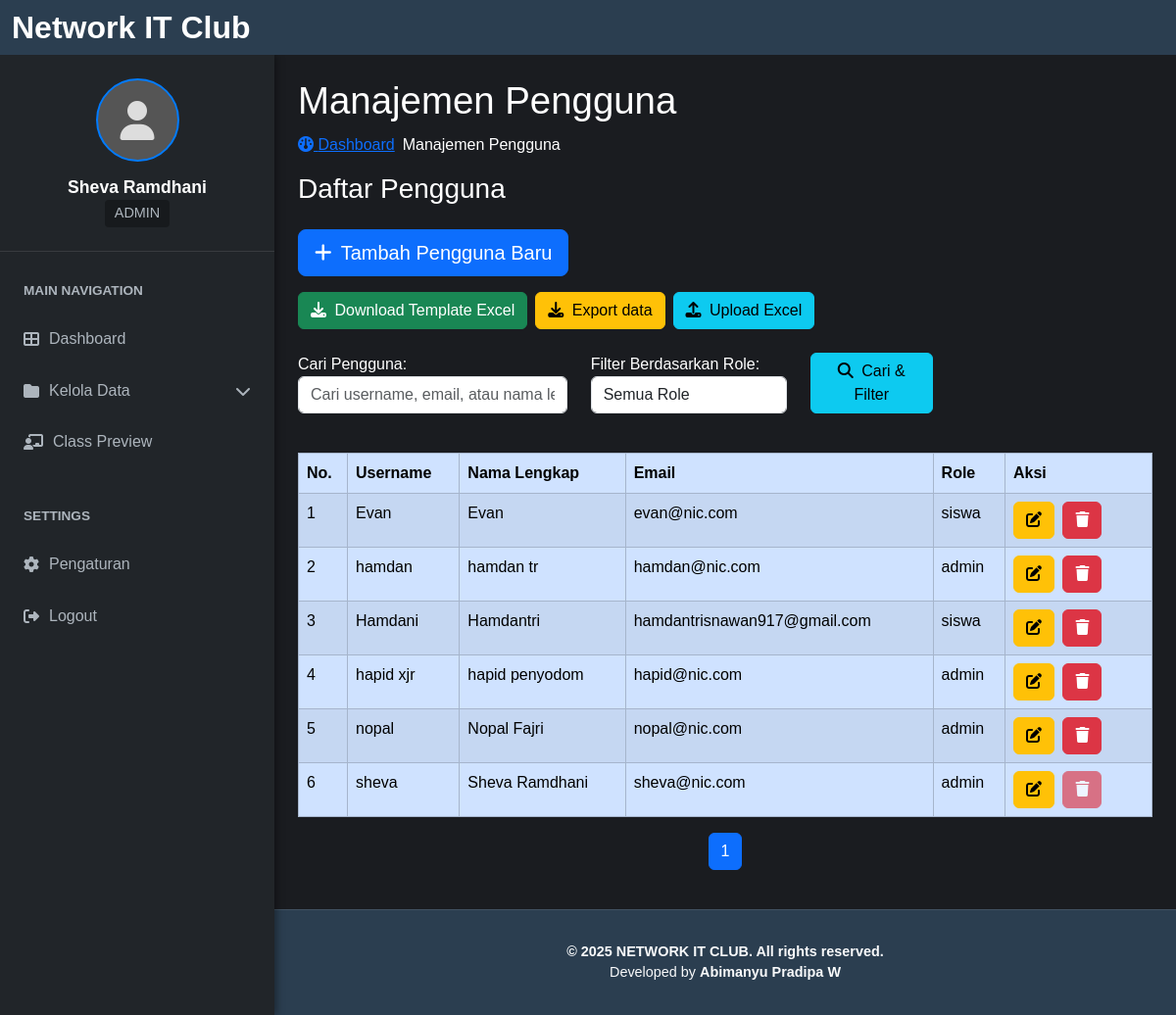
Screenshot of /dashboard/users/index.php (signed in) with the database file from the repository.
### tables this page shows
CREATE TABLE `users` (
  `id` int(11) NOT NULL,
  `username` varchar(50) NOT NULL,
  `password` varchar(255) NOT NULL,
  `email` varchar(100) NOT NULL,
  `role` enum('admin','teknisi','siswa','developer') NOT NULL,
  `full_name` varchar(100) DEFAULT NULL,
  `photo` varchar(255) DEFAULT NULL,
  `kelas` enum('X','XI','XII') DEFAULT NULL,
  `jurusan` enum('TEKNIK KOMPUTER DAN JARINGAN','TEKNIK PENGELASAN','TEKNIK PEMESINAN','TEKNK INSTALASI TENAGA LISTRIK','TEKNIK KENDARAAN RINGAN','BROADCASTING DAN PERFILEMAN','DESAIN KOMUNIKASI VISUAL','PEMASARAN') DEFAULT NULL,
  `create_at` datetime NOT NULL DEFAULT current_timestamp(),
  `session_id` varchar(255) DEFAULT NULL,
  `phone_number` varchar(50) DEFAULT NULL
);

### dashboard/users/index.php (the view, shortened to what this page needs)
<?php
include '../dashboard_header.php';
include '../../includes/inc_koneksi.php';
$search_query = isset($_GET['search']) ? htmlspecialchars($_GET['search']) : '';
$filter_role = isset($_GET['role']) ? htmlspecialchars($_GET['role']) : '';
$sql_conditions = [];
$bind_params = [];
$bind_types = '';
if ($_SESSION['role'] === 'admin') {
    $sql_conditions[] = "role != 'developer'";
}
$where_clause = '';
if (!empty($sql_conditions)) {
    $where_clause = " WHERE " . implode(' AND ', $sql_conditions);
}
$records_per_page = 10;
$current_page = isset($_GET['page']) && is_numeric($_GET['page']) ? (int)$_GET['page'] : 1;
$offset = ($current_page - 1) * $records_per_page;
$count_sql = "SELECT COUNT(id) AS total_records FROM users" . $where_clause;
$count_stmt = $koneksi->prepare($count_sql);
if ($count_stmt === false) {
    $error_message = "Gagal menyiapkan statement count: " . $koneksi->error;
    $total_records = 0;
} else {
    $count_stmt->execute();
    $count_result = $count_stmt->get_result();
    $total_records = $count_result->fetch_assoc()['total_records'];
}
$total_pages = ceil($total_records / $records_per_page);
$sql = "SELECT id, username, email, full_name, role FROM users" . $where_clause . " ORDER BY username ASC LIMIT ?, ?";
$stmt = $koneksi->prepare($sql);
if ($stmt === false) {
    $error_message = "Gagal menyiapkan statement utama: " . $koneksi->error;
} else {
    $final_bind_types = $bind_types . 'ii';
    $final_bind_params = array_merge($bind_params, [$offset, $records_per_page]);
    $stmt->bind_param($final_bind_types, ...$final_bind_params);
    $stmt->execute();
    $result = $stmt->get_result();
}
?>
<main class="content-wrapper">
    <section class="content-header">
        <h1>Manajemen Pengguna</h1>
        <ol class="breadcrumb gap-2">
            <li><a href="../../index.php"><i class="fa fa-dashboard"></i> Dashboard</a></li>
            <li class="active">Manajemen Pengguna</li>
        </ol>
    </section>
    <section class="content">
        <div class="box">
            <div class="box-header with-border">
                <h3 class="box-title">Daftar Pengguna</h3>
                <div class="box-tools pull-right">
                    <a href="add.php" class="btn btn-primary btn-lg mb-3 mt-3"><i class="fa fa-plus me-1"></i> Tambah Pengguna Baru</a>
                </div>
            </div>
            <div class="mb-4 justify-content-start d-flex">
                <a href="download_template.php" class="btn btn-success me-2 btn-l">
                    <i class="fa fa-download me-1"></i> Download Template Excel
                </a>
                <a href="export_users.php?<?php echo http_build_query(['search' => $search_query, 'role' => $filter_role]); ?>" class="btn btn-warning me-2 btn-l">
                    <i class="fa fa-download me-1"></i> Export data
                </a>
                <a href="import_users.php" class="btn btn-info btn-l">
                    <i class="fa fa-upload me-1"></i> Upload Excel
                </a>
            </div>
            <div class="box-body">
                <form method="GET" action="" class="mb-4">
                    <div class="row">
                        <div class="col-md-4 mb-3 h-100">
                            <label for="search">Cari Pengguna:</label>
                            <input type="text" class="form-control" id="search" name="search" placeholder="Cari username, email, atau nama lengkap..." value="<?php echo $search_query; ?>">
                        </div>
                        <div class="col-md-3 mb-3">
                            <label for="role_filter">Filter Berdasarkan Role:</label>
                            <select class="form-control" id="role_filter" name="role">
                                <option value="all" <?php echo ($filter_role == 'all') ? 'selected' : ''; ?>>Semua Role</option>
                            </select>
                        </div>
                        <div class="col-md-2 d-flex align-items-end mb-3">
                            <button type="submit" class="btn btn-info btn-block"><i class="fa fa-search me-1"></i> Cari & Filter</button>
                        </div>
                    </div>
                </form>
                <?php if (isset($result) && $result->num_rows > 0): ?>
                <div class="table-responsive">
                    <table class="table table-bordered table-striped table-primary">
                        <thead>
                            <tr>
                                <th style="width: 50px;">No.</th>
                                <th>Username</th>
                                <th>Nama Lengkap</th>
                                <th>Email</th>
                                <th>Role</th>
                                <th style="width: 150px;">Aksi</th>
                            </tr>
                        </thead>
                        <tbody>
                            <?php $no = $offset + 1;  ?>
                            <?php while($row = $result->fetch_assoc()): ?>
                                <tr>
                                    <td><?php echo $no++; ?></td>
                                    <td><?php echo htmlspecialchars($row['username']); ?></td>
                                    <td><?php echo htmlspecialchars($row['full_name']); ?></td>
                                    <td><?php echo htmlspecialchars($row['email']); ?></td>
                                    <td><?php echo htmlspecialchars($row['role']); ?></td>
                                    <td>
                                        <a href="edit.php?id=<?php echo $row['id']; ?>" class="btn btn-warning btn-xs me-1" title="Edit Pengguna"><i class="fa fa-edit"></i></a>
                                        <?php
                                        $can_delete = true;
                                        if ($row['id'] == $_SESSION['user_id']) {
                                            $can_delete = false;
                                        }
                                        ?>
                                        <?php if ($can_delete): ?>
                                            <a href="delete.php?id=<?php echo $row['id']; ?>" class="btn btn-danger btn-xs"
                                                onclick="return confirm('Apakah Anda yakin ingin menghapus pengguna <?php echo htmlspecialchars($row['username']); ?>? Ini tidak dapat dibatalkan!');"
                                                title="Hapus Pengguna">
                                                <i class="fa fa-trash"></i>
                                            </a>
                                        <?php else: ?>
                                            <button class="btn btn-danger btn-xs" disabled title="Tidak dapat menghapus pengguna ini"><i class="fa fa-trash"></i></button>
                                        <?php endif; ?>
                                    </td>
                                </tr>
                            <?php endwhile; ?>
                        </tbody>
                    </table>
                </div>
                <nav>
                    <ul class="pagination justify-content-center">
                        <?php for ($i = 1; $i <= $total_pages; $i++): ?>
                            <li class="page-item <?php echo ($i == $current_page) ? 'active' : ''; ?>">
                                <a class="page-link" href="?page=<?php echo $i; ?>&search=<?php echo $search_query; ?>&role=<?php echo $filter_role; ?>">
                                    <?php echo $i; ?>
                                </a>
                            </li>
                        <?php endfor; ?>
                    </ul>
                </nav>
                <?php else: ?>
                    <div class="alert alert-info" role="alert">
                        Tidak ada data pengguna yang tersedia dengan kriteria pencarian/filter tersebut.
                    </div>
                <?php endif; ?>
            </div>
        </div>
    </section>
</main>
<?php
include '../dashboard_footer.php';
?>

### css/dashboard.css (style rules this page uses)
:root { --sidebar-width: 280px; --navbar-height: 56px; --footer-height: 60px; --header-bg: #2b3e50; --sidebar-bg: #212529; --main-content-bg: #1a1c20; --text-color: #ffffff; --accent-color: #007bff; --muted-text: #adb5bd; --navbar-brand-desktop-size: 2rem; --navbar-brand-tablet-size: 1.5rem; --navbar-brand-mobile-size: 1.25rem; --profile-name-desktop-size: 1.1rem; --profile-name-tablet-size: 1rem; --profile-name-mobile-size: 0.9rem; --profile-role-desktop-size: 0.9rem; --profile-role-tablet-size: 0.8rem; --profile-role-mobile-size: 0.7rem; --sidebar-heading-desktop-size: 0.85rem; --sidebar-heading-tablet-size: 0.75rem; --sidebar-heading-mobile-size: 0.65rem; --list-item-desktop-size: 1rem; --list-item-tablet-size: 0.9rem; --list-item-mobile-size: 0.8rem; --card-icon-desktop-size: 5rem; --card-icon-mobile-size: 4.5rem; }
body { background-color: var(--main-content-bg); color: var(--text-color); font-family: "Segoe UI", Tahoma, Geneva, Verdana, sans-serif; margin: 0; min-height: 100vh; display: flex; flex-direction: column; }

### dashboard/css/class.css (style rules this page uses)
:root { --blue: #2a33bf; --white: #ffffff; --black: #000000; --bg: #121212; }
body { background-color: var(--bg); color: var(--white); font-family: Arial, sans-serif; text-decoration: none; }

### dashboard/css/material.css (style rules this page uses)
h1 { font-size: 2.4rem; margin-bottom: 10px; color: #fefefe; }

### rows the page displays
users: username "Evan", full_name "Evan", email "evan@nic.com", role "siswa"
users: username "hamdan", full_name "hamdan tr", email "hamdan@nic.com", role "admin"
users: username "Hamdani", full_name "Hamdantri", email "hamdantrisnawan917@gmail.com", role "siswa"
users: username "hapid xjr", full_name "hapid penyodom", email "hapid@nic.com", role "admin"
users: username "nopal", full_name "Nopal Fajri", email "nopal@nic.com", role "admin"
users: username "sheva", full_name "Sheva Ramdhani", email "sheva@nic.com", role "admin"

### other values shown
$logged_in_username "Sheva Ramdhani"
$logged_in_role "ADMIN"
$text "Dashboard"
$text "Kelola Data"
$text "Class Preview"
